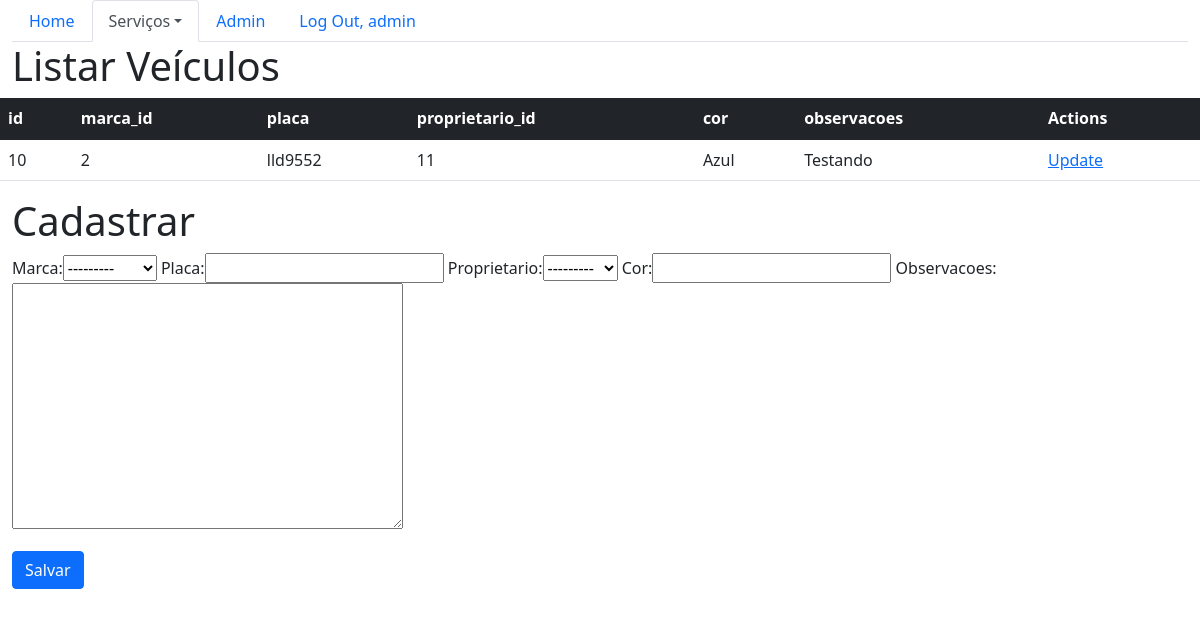
Page /sistema/veiculos/ (signed in) on the committed database.
### core/models.py (models this page shows, shortened)
class Veiculo(models.Model):
    marca = models.ForeignKey(Marca, on_delete=models.CASCADE)
    placa = models.CharField(max_length=7)
    proprietario = models.ForeignKey(Pessoa, on_delete=models.CASCADE)
    cor = models.CharField(max_length=15)
    observacoes = models.TextField()

### core/views.py (the view)
# urls.py: path('veiculos/', lista_veiculos, name='core_lista_veiculos'),
@login_required()
def lista_veiculos(request):
    data = {}
    veiculos = Veiculo.objects.all()
    form = VeiculoForm()
    data['tag'] = 'Vei'
    data['titulo'] = 'Veículos'
    data['form'] = form
    data['create_url'] = 'core_veiculo_novo'
    data['update_url'] = 'core_veiculo_update'
    objs = []
    for obj in veiculos:
        atts = dict((name, getattr(obj, name)) for name in vars(obj) if not name.startswith('_'))
        objs.append(atts)
    data['objs'] = objs
    return render(request, 'core/listar.html', data)

### core/forms.py
class VeiculoForm(ModelForm):
    class Meta:
        model = Veiculo
        fields = '__all__'

### core/models.py (called while the page is built)
    def __str__(self):
        return self.nome

    def __str__(self):
        return self.nome

### core/templates/core/listar.html (shortened to what this page needs)
{% extends 'core/base_servicos.html' %}
{% load bootstrap %}
{% block main %}
    <div class="row">
        <h1>Listar {{ titulo }}</h1>
        <table class="table">
            <thead class="table-dark">
                <tr>
                    {% for key, value in objs.0.items %}
                        <th>{{ key }}</th>
                    {% endfor %}
                    <th>Actions</th>
                </tr>
            </thead>
            <tbody>
                {% for obj in objs %}
                    <tr>
                        {% for key, value in obj.items %}
                            <td>{{ value }}</td>
                        {% endfor %}
                        <td>
                            <a href="{% url update_url obj.id %}">Update</a>
                        </td>
                    </tr>
                {% endfor %}
            </tbody>
        </table>
        <h1>Cadastrar</h1>
        <form action="{% url create_url %}" method="POST">
            {{ form|bootstrap }}
            <button type="submit" class="btn btn-primary">Salvar</button>
        </form>
    </div>
{% endblock %}

### core/templates/core/base.html (shortened to what this page needs)
{% extends 'base.html' %}
{% block menu %}
    <ul class="nav nav-tabs">
        <li class="nav-item">
            <a class="nav-link {% block menu_home %}{% endblock %}" aria-current="page" href="{% url 'core_home' %}">Home</a>
        </li>
        <li class="nav-item dropdown">
            <a class="nav-link dropdown-toggle {% block menu_servicos %}{% endblock %}" data-bs-toggle="dropdown" href="#" role="button"
                aria-expanded="false">Serviços</a>
        </li>
        <li class="nav-item">
            <a class="nav-link" href="/admin">Admin</a>
        </li>
        {% if user.is_authenticated %}
            <li class="nav-item">
                <a class="nav-link" href="{% url 'logout' %}">Log Out, {{ user }}</a>
            </li>
        {% else %}
            <li class="nav-item">
                <a class="nav-link" href="{% url 'login' %}">Login</a>
            </li>
        {% endif %}
    </ul>
{% endblock %}

### rows in the picture
Veiculo: obj "lld9552" "Azul" "Testando"

### other values in the picture
{{ user }} "admin"
{{ titulo }} "Veículos"
{{ key }} "id" "marca_id" "placa" "proprietario_id" "cor" "observacoes"
{{ value }} "10" "2" "11"
